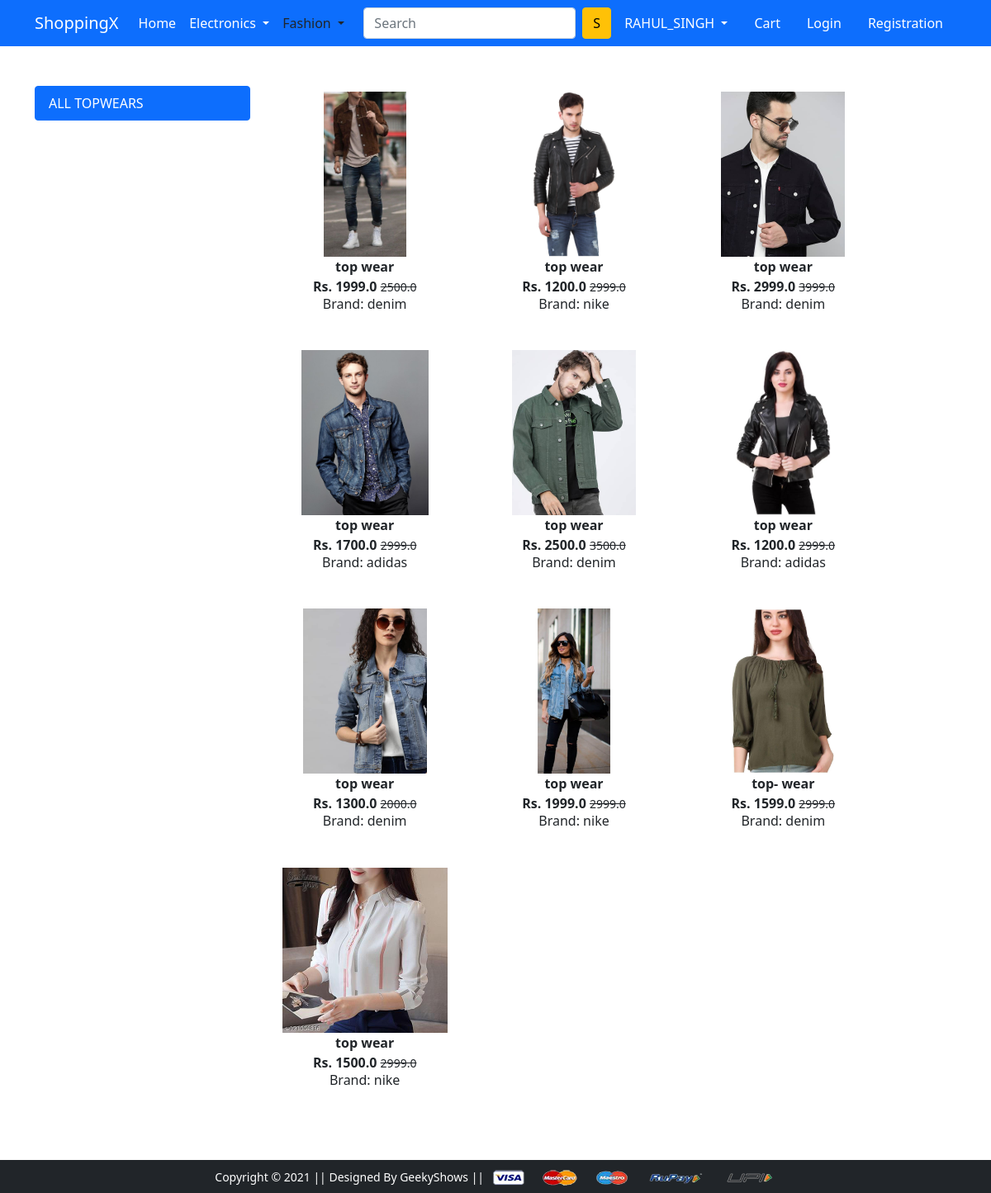
Screenshot of /topwear/ with the database file from the repository.
### app/models.py (models this page shows, shortened)
class Product(models.Model):
    title = models.CharField(max_length=100)
    selling_price = models.FloatField()
    discounted_price = models.FloatField()
    description = models.TextField()
    brand = models.CharField(max_length=100)
    category = models.CharField(choices=CATEGORY_CHOICES, max_length=2)
    product_image = models.ImageField(upload_to="productimg")

### app/views.py (the view)
# urls.py: path('topwear/', views.topwear, name='topwear'),
def topwear(request, data=None):
    if data == None:
        topwears = Product.objects.filter(category='TW')
    elif data=='ZARA' or data== 'GUCCI':
        topwears = Product.objects.filter(category='TW').filter(brand=data)
    elif data == 'below':
        topwears = Product.objects.filter(category='TW').filter(discounted_price__lt=1000)
    elif data == 'above':
        topwears = Product.objects.filter(category='TW').filter(discounted_price__gt=1000)
    return render(request, 'app/topwear.html',{'topwears':topwears})

### app/templates/app/topwear.html (shortened to what this page needs)
{% extends 'app/base.html' %}
{% load static %}
{% block main-content %}
<div class="container my-5">
 <div class="row">
  <div class="col-sm-3">
    <div class="list-group">
        <a href="{% url 'topwear' %}"
        class="list-group-item list-group-item-action active" area-current="true">ALL TOPWEARS</a>
      </div>
  </div>
  <div class="col-sm-8">
    <div class="row">
      {% for product in topwears %}
        <div class="col-sm-4 text-center mb-4">
          <a href="{% url 'product-detail' product.id %}" class="btn">
            <div class="item">
              <img src="{{product.product_image.url}}" alt="" height="200" class="">
              <div class="fw-bold">{{product.title}}</div>
              <div class="fw-bold">Rs. {{product.discounted_price}}
                <small class="fw-light text-decoration-line-through">{{product.selling_price}}</small><br>
                <h6>Brand: {{product.brand}}</h6>
              </div>
            </div>
          </a>
        </div>
      {% endfor%}
    </div>
  </div>
 </div>
</div>
{% endblock main-content %}

### rows the page displays
Product: product_image (picture), title "top wear", discounted_price "1999.0", selling_price "2500.0", brand "denim"
Product: product_image (picture), title "top wear", discounted_price "1200.0", selling_price "2999.0", brand "nike"
Product: product_image (picture), title "top wear", discounted_price "2999.0", selling_price "3999.0", brand "denim"
Product: product_image (picture), title "top wear", discounted_price "1700.0", selling_price "2999.0", brand "adidas"
Product: product_image (picture), title "top wear", discounted_price "2500.0", selling_price "3500.0", brand "denim"
Product: product_image (picture), title "top wear", discounted_price "1200.0", selling_price "2999.0", brand "adidas"
Product: product_image (picture), title "top wear", discounted_price "1300.0", selling_price "2000.0", brand "denim"
Product: product_image (picture), title "top wear", discounted_price "1999.0", selling_price "2999.0", brand "nike"
Product: product_image (picture), title "top- wear", discounted_price "1599.0", selling_price "2999.0", brand "denim"
Product: product_image (picture), title "top wear", discounted_price "1500.0", selling_price "2999.0", brand "nike"
